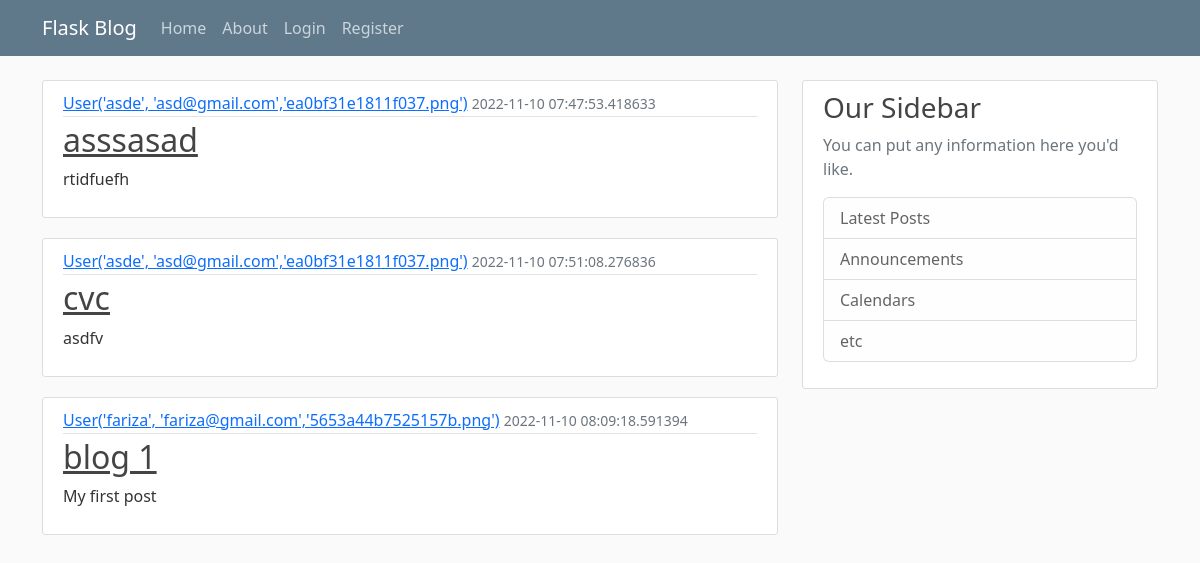
The page / on the database its author committed.
### hello/models.py (models this page shows, shortened)
class Post(db.Model):
    id = db.Column(db.Integer, primary_key=True)
    title=db.Column(db.String(100), nullable=False)
    date_posted = db.Column(db.DateTime, nullable=False, default=datetime.utcnow)
    content=db.Column(db.Text, nullable=False)
    user_id = db.Column(db.Integer, db.ForeignKey('user.id'), nullable=False)

class User(db.Model, UserMixin):
    id = db.Column(db.Integer, primary_key=True)
    username = db.Column(db.String(20), unique=True, nullable=False)
    email = db.Column(db.String(120), unique=True, nullable=False)
    image_file = db.Column(db.String(20), nullable=False, default='default.jpeg')
    password = db.Column(db.String(60), nullable=False)
    posts = db.relationship('Post', backref='author', lazy=True)
    def __repr__(self):
        return f"User('{self.username}', '{self.email}','{self.image_file}')"

### hello/routes.py (the view)
@app.route("/")
def home():
    posts = Post.query.all()
    return render_template('home.html', posts=posts)

### hello/templates/home.html
{% extends 'layout.html' %}
{% block content %}
    {% for post in posts %}
        <article class="media content-section">
            <div class="media-body">
            <div class="article-metadata">
                <a class="mr-2" href="#">{{ post.author }}</a>
                <small class="text-muted">{{ post.date_posted }}</small>
            </div>
            <h2><a class="article-title" href="#">{{ post.title }}</a></h2>
            <p class="article-content">{{ post.content }}</p>
            </div>
        </article>
    {% endfor %}
{% endblock %}

### hello/templates/layout.html (shortened to what this page needs)
<!DOCTYPE html>
<html lang="en">
<head>
    <link href="https://cdn.jsdelivr.net/npm/bootstrap@5.2.2/dist/css/bootstrap.min.css" rel="stylesheet">
    <link rel="stylesheet" type="text/css" href="{{ url_for('static', filename='main.css') }}">
</head>
<body>
    <header class="site-header">
        <nav class="navbar navbar-expand-md navbar-dark bg-steel fixed-top">
          <div class="container">
            <a class="navbar-brand mr-4" href="/">Flask Blog</a>
            <div class="collapse navbar-collapse" id="navbarToggle">
              <div class="navbar-nav mr-auto">
                <a class="nav-item nav-link" href="{{ url_for('home') }}">Home</a>
                <a class="nav-item nav-link" href="{{ url_for('about') }}">About</a>
              </div>
              <div class="navbar-nav">
                {% if current_user.is_authenticated %}
                <a class="nav-item nav-link" href="{{ url_for('new_post') }}">New Post</a>
                <a class="nav-item nav-link" href="{{ url_for('account') }}">Account</a>
                <a class="nav-item nav-link" href="{{ url_for('logout') }}">Logout</a>
                {% else %}
                  <a class="nav-item nav-link" href="{{ url_for('login') }}">Login</a>
                  <a class="nav-item nav-link" href="{{ url_for('register') }}">Register</a>
                {% endif %}
              </div>
            </div>
          </div>
        </nav>
      </header>
      <main role="main" class="container">
        <div class="row">
          <div class="col-md-8">
            {% block content %}{% endblock %}
          </div>
          <div class="col-md-4">
            <div class="content-section">
              <h3>Our Sidebar</h3>
              <p class='text-muted'>You can put any information here you'd like.
                <ul class="list-group">
                  <li class="list-group-item list-group-item-light">Latest Posts</li>
                  <li class="list-group-item list-group-item-light">Announcements</li>
                  <li class="list-group-item list-group-item-light">Calendars</li>
                  <li class="list-group-item list-group-item-light">etc</li>
                </ul>
              </p>
            </div>
          </div>
        </div>
</body>
</html>

### hello/static/main.css (style rules this page uses)
body { background: #fafafa; color: #333333; margin-top: 5rem; }
h1, h2, h3, h4, h5, h6 { color: #444444; }
.bg-steel { background-color: #5f788a; }
.site-header .navbar-nav .nav-link { color: #cbd5db; }
.content-section { background: #ffffff; padding: 10px 20px; border: 1px solid #dddddd; border-radius: 3px; margin-bottom: 20px; }
.article-title { color: #444444; }
.article-content { white-space: pre-line; }
.article-metadata { padding-bottom: 1px; margin-bottom: 4px; border-bottom: 1px solid #e3e3e3 }

### rows shown on the page
Post: author "User('asde', 'asd@gmail.com','ea0bf31e1811f037.png')", date_posted "2022-11-10 07:47:53.418633", title "asssasad", content "rtidfuefh"
Post: author "User('asde', 'asd@gmail.com','ea0bf31e1811f037.png')", date_posted "2022-11-10 07:51:08.276836", title "cvc", content "asdfv"
Post: author "User('fariza', 'fariza@gmail.com','5653a44b7525157b.png')", date_posted "2022-11-10 08:09:18.591394", title "blog 1", content "My first post"
